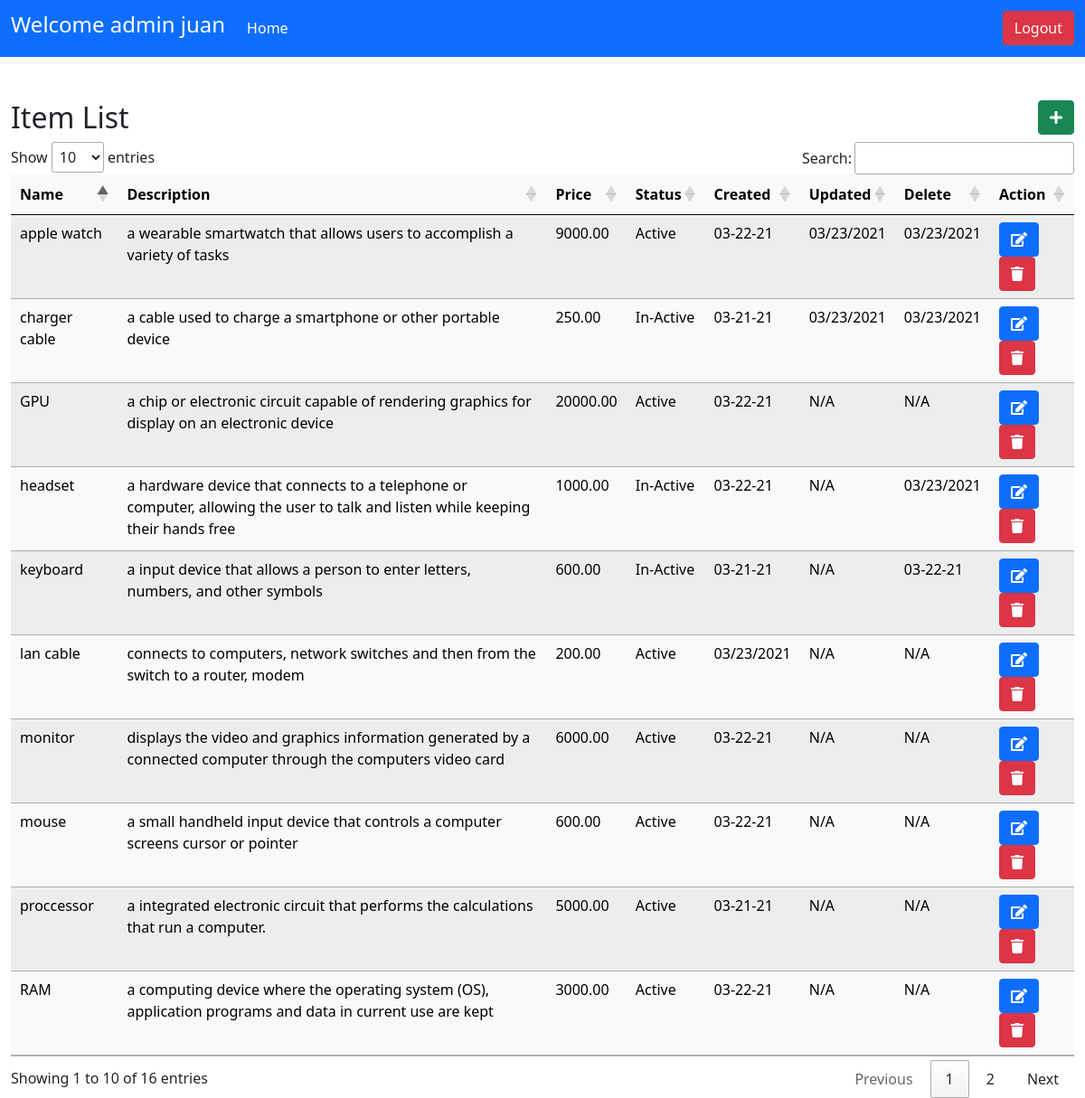
The page /adminDashboard.php (signed in) on the database its author committed.
### tables this page shows
CREATE TABLE `product` (
  `Name` varchar(100) NOT NULL,
  `Short_description` varchar(500) NOT NULL,
  `Price` varchar(100) NOT NULL,
  `Status` varchar(100) NOT NULL,
  `Created_At` varchar(100) NOT NULL,
  `Updated_At` varchar(100) NOT NULL,
  `Deleted_At` varchar(100) NOT NULL
);

### adminDashboard.php (the view, shortened to what this page needs)
<?php include 'connection.php';
?>
<!doctype html>
<html lang="en">
  <head>
    <link href="https://cdn.jsdelivr.net/npm/bootstrap@5.0.0-beta2/dist/css/bootstrap.min.css" rel="stylesheet">
    <link rel="stylesheet" href="https://pro.fontawesome.com/releases/v5.10.0/css/all.css"/>
    <link rel="stylesheet" type="text/css" href="https://cdn.datatables.net/1.10.24/css/jquery.dataTables.css">
  </head>
  <body>
  <nav class="navbar navbar-expand-lg navbar-dark bg-primary">
  <div class="container-fluid">
    <a class="navbar-brand"><h4>Welcome admin <?php echo $_SESSION["username"]?></h4></a>
    <div class="collapse navbar-collapse" id="navbarNav">
      <ul class="navbar-nav">
        <li class="nav-item">
          <a class="nav-link active" aria-current="page" href="adminDashboard.php">Home</a>
        </li>
      </ul>
      <ul class="navbar-nav ms-auto">
        <li clas="nav-item">
        <a href="logout.php" class="btn btn-danger">Logout</a>
        </li>
      </ul>
    </div>
  </div>
</nav>
<div class="container-fluid mt-5">
  <div class="row">
    <div class="col-lg-6">
      <h2>Item List</h2>
    </div>
    <div class="col-lg-6 text-end">
      <button class="btn btn-success" data-bs-toggle='modal' data-bs-target='#modalAdd'><i class='fas fa-plus'></i></button>
    </div>
<table id="gadgetsItemTable" class="table table-striped table-light">
            <thead>
                <tr>
                <th scope="col">Name</th>
                <th scope="col">Description</th>
                <th scope="col">Price</th>
                <th scope="col">Status</th>
                <th scopr="col">Created</th>
                <th scopr="col">Updated</th>
                <th scopr="col">Delete</th>
                <th scopr="col">Action</th>
                </tr>
            </thead>
            <tbody>
            <?php
              $sql = "SELECT `Name`, `Short_description`, `Price`, `Status`, `Created_At`, `Updated_At`, `Deleted_At` FROM `product`";
              $result = $conn -> query($sql);
              if($result-> num_rows > 0) {
                while ($row = $result -> fetch_assoc()) {
                  echo "<tr>
                  <td>".$row["Name"]."</td>
                  <td>".$row["Short_description"]."</td>
                  <td>".$row["Price"]."</td>
                  <td>".$row["Status"]."</td>
                  <td>".$row["Created_At"]."</td>
                  <td>".$row["Updated_At"]."</td>
                  <td>".$row["Deleted_At"]."</td>
                  <td>"."
                  <button type='button' class='btn btn-primary btnEdit' data-bs-toggle='modal' data-bs-target='#modalEdit'><i class='fas fa-edit'></i></button>
                  <button type='button' class='btn btn-danger btnSoftDelete' data-bs-toggle='modal' data-bs-target='#modalSoftDelete'><i class='fas fa-trash'></i></button>"."</td>
                  </tr>";
                }
                  echo "</table>";
                } else {
                  echo "0 result";
                }
            ?>
  </body>
</html>

### rows shown on the page
product: Name "apple watch", Short_description "a wearable smartwatch that allows users to accomplish a variety of tasks", Price "9000.00", Status "Active", Created_At "03-22-21", Updated_At "03/23/2021", Deleted_At "03/23/2021"
product: Name "charger cable", Short_description "a cable used to charge a smartphone or other portable device", Price "250.00", Status "In-Active", Created_At "03-21-21", Updated_At "03/23/2021", Deleted_At "03/23/2021"
product: Name "GPU", Short_description "a chip or electronic circuit capable of rendering graphics for display on an electronic device", Price "20000.00", Status "Active", Created_At "03-22-21", Updated_At "N/A", Deleted_At "N/A"
product: Name "headset", Short_description "a hardware device that connects to a telephone or computer, allowing the user to talk and listen while keeping their hands free", Price "1000.00", Status "In-Active", Created_At "03-22-21", Updated_At "N/A", Deleted_At "03/23/2021"
product: Name "keyboard", Short_description "a input device that allows a person to enter letters, numbers, and other symbols", Price "600.00", Status "In-Active", Created_At "03-21-21", Updated_At "N/A", Deleted_At "03-22-21"
product: Name "lan cable", Short_description "connects to computers, network switches and then from the switch to a router, modem", Price "200.00", Status "Active", Created_At "03/23/2021", Updated_At "N/A", Deleted_At "N/A"
product: Name "monitor", Short_description "displays the video and graphics information generated by a connected computer through the computers video card", Price "6000.00", Status "Active", Created_At "03-22-21", Updated_At "N/A", Deleted_At "N/A"
product: Name "mouse", Short_description "a small handheld input device that controls a computer screens cursor or pointer", Price "600.00", Status "Active", Created_At "03-22-21", Updated_At "N/A", Deleted_At "N/A"
product: Name "proccessor", Short_description "a integrated electronic circuit that performs the calculations that run a computer.", Price "5000.00", Status "Active", Created_At "03-21-21", Updated_At "N/A", Deleted_At "N/A"
product: Name "RAM", Short_description "a computing device where the operating system (OS), application programs and data in current use are kept", Price "3000.00", Status "Active", Created_At "03-22-21", Updated_At "N/A", Deleted_At "N/A"

### other values the page prints
$_SESSION["username"] "juan"
